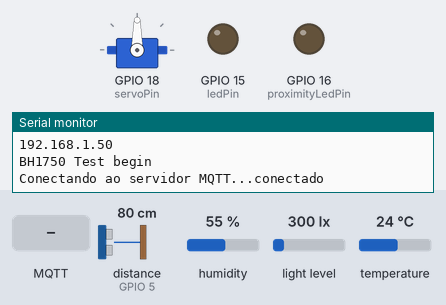
Recording of a sketch running on a simulated ESP32. On the bench: servo, output pins drawn as LEDs (lit = HIGH), the last lines printed to the serial monitor. Wiring (inferred from the names in the program): ultrasonic range finder: trigger GPIO 4; echo GPIO 5. The test bench sets the inputs (shaded band); at power-on: distance to the obstacle (sensor on GPIO 5) 80 cm, humidity 55 %, light level 300 lx, temperature 24 °C. The echo pulse lasts 58.3 µs per cm; WiFi joins after 1.5 s; servers stay silent unless stated; no MQTT or app messages arrive unless stated; pins used as bus, display or sensor lines are not drawn.

Above: at 2.7 s.
2.8 s: distance to the obstacle (sensor on GPIO 5) set to 22 cm
4.3 s: distance to the obstacle (sensor on GPIO 5) set to 18 cm
At 4.6 s:
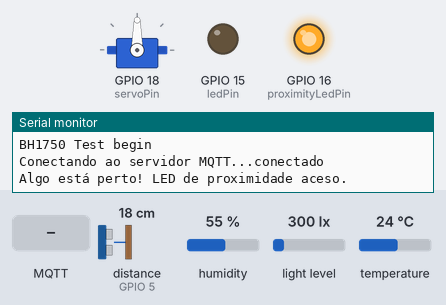
5.8 s: MQTT message "1" arrives on the first subscribed topic
At 7.0 s:
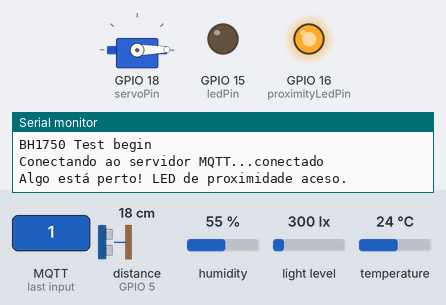
7.3 s: MQTT message "1" arrives on the third subscribed topic
At 8.3 s:
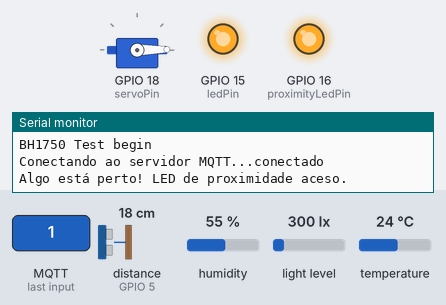
8.8 s: MQTT message "1" arrives on the second subscribed topic
At 12.4 s:
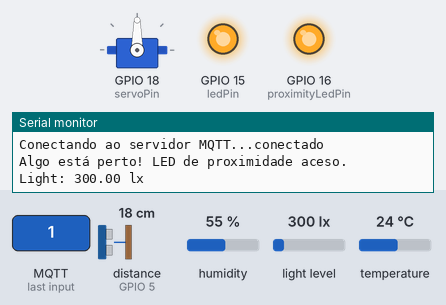
13.0 s: MQTT message "0" arrives on the third subscribed topic
At 13.3 s:
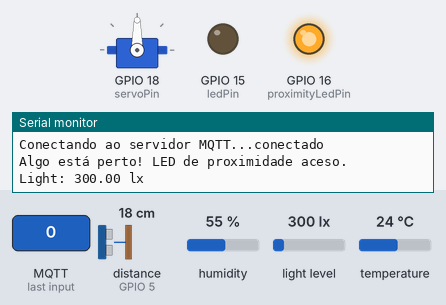
Timing chart, 0 to 15.5 s (numbered marks = the images above; inputs shaded):
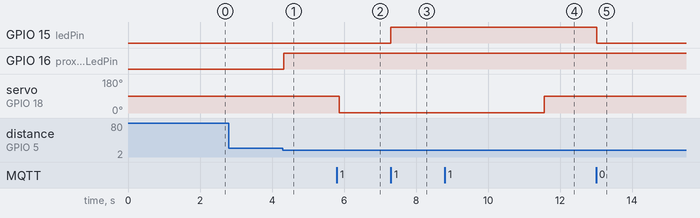

Measured:
- the behaviour switches between 21 and 20 cm on distance to the obstacle (sensor on GPIO 5) (found by bisection; images 0 and 1)
- after the input at 2.8 s, every drawn part: stays the same
- after the input at 4.3 s, GPIO 16 (proximityLedPin): LOW → HIGH at once
- after the input at 5.8 s, servo on GPIO 18 (servoPin): 90° → 1° after 0.07 s
- after the input at 7.3 s, GPIO 15 (ledPin): LOW → HIGH at once
- after the input at 8.8 s, servo on GPIO 18 (servoPin): 1° → 90° after 2.8 s
- after the input at 13.0 s, GPIO 15 (ledPin): HIGH → LOW at once

The sketch:

final_code.ino
```cpp
#include <WiFi.h>
#include <PubSubClient.h>
#include <Adafruit_Sensor.h>
#include <DHT.h>
#include <ESP32Servo.h>
#include <BH1750.h>
#include <Wire.h>

const char* ssid = ""; // Substitua pelo seu SSID
const char* password = "";
const char* mqtt_server = "10.20.38.56"; // Substitua pelo endereço do seu servidor MQTT
const int mqtt_port = 1883; // A porta padrão para MQTT é 1883
const char* mqtt_topic_servo = "ramos33/control"; // Tópico MQTT para controlar o servo
const char* mqtt_switch_topic = "ramos33/switch"; // Tópico MQTT para o interruptor
const char* mqtt_topic = "ramos33/room"; // Tópico MQTT para os sensores de temperatura e proximidade
const char* mqtt_username = "";
const char* mqtt_password = "";

WiFiClient espClient;
PubSubClient client(espClient);

const int ledPin = 15; // Pino do LED controlado via MQTT
const int proximityLedPin = 16; // Pino do LED para detecção de proximidade
const int dhtPin = 26; // Pino ao qual o sensor DHT11 está conectado
const int trigPin = 4; // Pino de Trigger do sensor HCSR04
const int echoPin = 5; // Pino de Echo do sensor HCSR04
const int servoPin = 18;
Servo myservo;
BH1750 lightMeter;

DHT dht(dhtPin, DHT11);

bool isNear = false;
unsigned long previousMillis = 0;
const long ledActiveDuration = 20000; // 20 segundos em milissegundos

int switchValue = 0; // Estado inicial do interruptor (0 = desligado)
unsigned long lastLightReadTime = 0;
const unsigned long lightReadInterval = 10000; // Intervalo de leitura do sensor de luz (em milissegundos)

int servoAngle = 90; // Posição inicial do servo (meio caminho)

bool connectMQTT();

void setup_wifi() {
  delay(10);
  Serial.begin(115200);
  Serial.println();
  Serial.print("Conectando a ");
  Serial.println(ssid);

  WiFi.begin(ssid, password);

  while (WiFi.status() != WL_CONNECTED) {
    delay(500);
    Serial.print(".");
  }

  Serial.println("");
  Serial.println("WiFi conectado");
  Serial.println("Endereço IP: ");
  Serial.println(WiFi.localIP());
}

void callback(char* topic, byte* payload, unsigned int length) {
  String payloadStr = "";
  for (int i = 0; i < length; i++) {
    payloadStr += (char)payload[i];
  }

  if (strcmp(topic, mqtt_topic_servo) == 0) {
    int angle = payloadStr.toInt();
    if (angle >= 0 && angle <= 180) {
      servoAngle = angle;
      myservo.write(servoAngle);
    }
  } else if (strcmp(topic, mqtt_switch_topic) == 0) {
    switchValue = payloadStr.toInt();
  } else if (strcmp(topic, mqtt_topic) == 0) {
    if (payload[0] == '1') {
      // Liga a lâmpada (quando comandada via MQTT)
      digitalWrite(ledPin, HIGH);
    } else if (payload[0] == '0') {
      // Desliga a lâmpada (quando comandada via MQTT)
      digitalWrite(ledPin, LOW);
    }
  }
}

void reconnect() {
  while (!client.connected()) {
    Serial.print("Conectando ao servidor MQTT...");
    if (client.connect("ESP32Client")) {
      Serial.println("conectado");
      client.subscribe(mqtt_topic_servo); // Alterado para mqtt_topic_servo
      client.subscribe(mqtt_switch_topic);
      client.subscribe(mqtt_topic);
    } else {
      Serial.print("Falha na conexão com o servidor MQTT. Tentando novamente em 2 segundos...");
      delay(2000);
    }
  }
}

void setup() {
  setup_wifi();
  client.setServer(mqtt_server, mqtt_port);
  client.setCallback(callback);
  pinMode(ledPin, OUTPUT);
  pinMode(proximityLedPin, OUTPUT);
  dht.begin();

  pinMode(trigPin, OUTPUT);
  pinMode(echoPin, INPUT);
  myservo.attach(servoPin);
  Wire.begin();
  lightMeter.begin();
  Serial.println(F("BH1750 Test begin"));
  lastLightReadTime = millis(); // Inicialize o tempo da última leitura de luz
}

void loop() {
  if (!client.connected()) {
    reconnect();
  }
  client.loop();

  float temperature = dht.readTemperature();
  float humidity = dht.readHumidity();

  // Envia os dados de temperatura e umidade para o servidor MQTT
  char tempStr[8];
  char humStr[8];
  dtostrf(temperature, 1, 2, tempStr);
  dtostrf(humidity, 1, 2, humStr);
  client.publish("ramos33/room/temperature", tempStr);
  client.publish("ramos33/room/humidity", humStr);


  // Verifique o valor do interruptor para determinar se o sensor de luz deve ser lido
  if (switchValue == 1) {
    unsigned long currentTime = millis();
    if (currentTime - lastLightReadTime >= lightReadInterval) {
      float lux = lightMeter.readLightLevel();
      Serial.print("Light: ");
      Serial.print(lux);
      Serial.println(" lx");

      // Defina os limites para os níveis de luz e controle o servo
            if (lux >= 450) {
        servoAngle = 0; // Posição 0%
      } else if (lux < 450 && lux >= 185) {
        servoAngle = 90; // Posição 50%
      } else {
        servoAngle = 180; // Posição 100%
      }


      // Atualize a posição do servo
      myservo.write(servoAngle);

      lastLightReadTime = currentTime; // Atualize o tempo da última leitura de luz
    }
  }

  digitalWrite(trigPin, LOW);
  delayMicroseconds(2);
  digitalWrite(trigPin, HIGH);
  delayMicroseconds(10);
  digitalWrite(trigPin, LOW);

  long duration = pulseIn(echoPin, HIGH);
  float distance = duration * 0.034 / 2;

  // Se algo estiver a uma distância inferior a 20 cm, acende o LED de proximidade
  if (distance < 20 && !isNear) {
    isNear = true;
    digitalWrite(proximityLedPin, HIGH);
    previousMillis = millis();
    Serial.println("Algo está perto! LED de proximidade aceso.");
    delay(1000); // Aguarde 1 segundo para evitar leituras repetidas
  } else if (distance >= 20 && isNear) {
    if (millis() - previousMillis >= ledActiveDuration) {
      isNear = false;
      digitalWrite(proximityLedPin, LOW);
      Serial.println("Nada está perto. LED de proximidade apagado.");
      delay(1000); // Aguarde 1 segundo para evitar leituras repetidas
    }
  }

  // Aguarde um curto período antes de repetir o loop
  delay(100);
}
```
